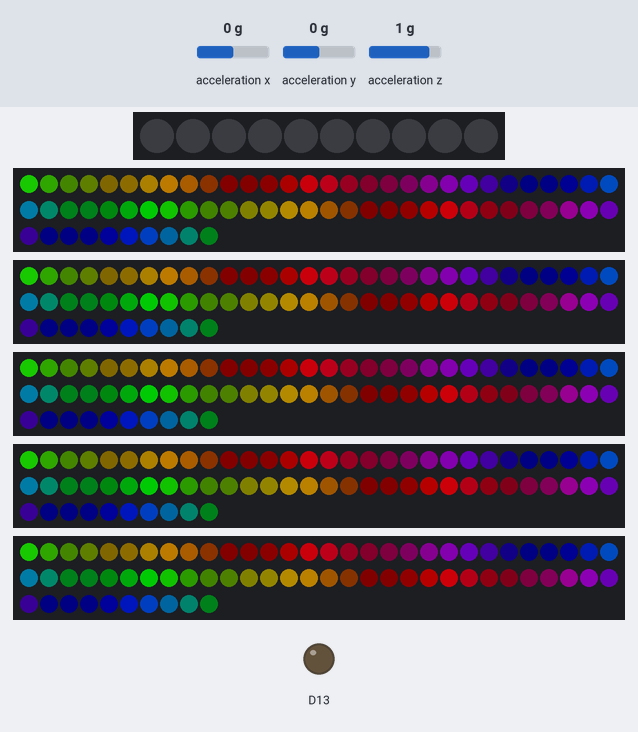
Recording of a sketch running on a simulated Adafruit Circuit Playground Express. Shown: 10 RGB LEDs in strip order, left to right, 5 × 70 RGB LEDs in strip order, left to right, continuing on the next row, output pins drawn as LEDs (lit = HIGH). The test bench sets the inputs (shaded band); at power-on: acceleration x 0 g, acceleration z 1 g, acceleration y 0 g. Dim RGB values are drawn brighter than linear; random numbers use the default seed unless the sketch sets one; what the sketch prints to the serial monitor is not drawn.

Above: at 4.2 s.
4.3 s: acceleration x set to -1.4 g
At 5.28 s:
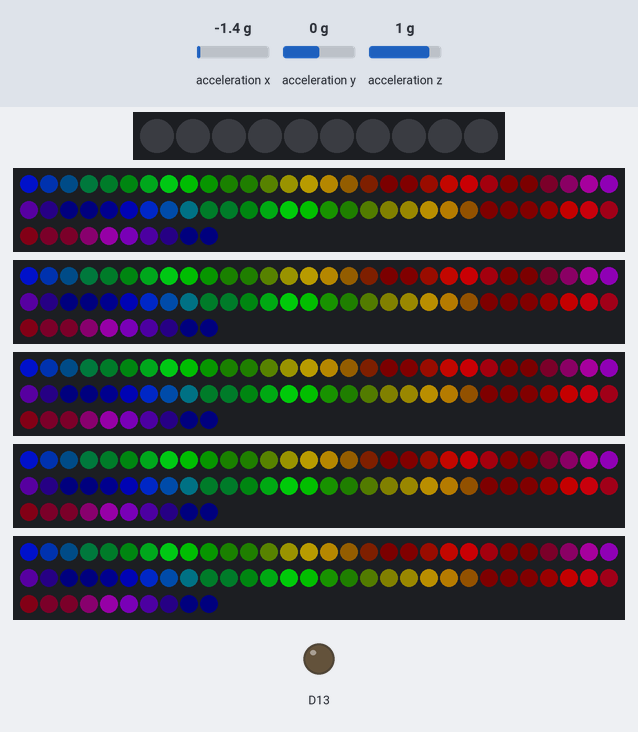
7.3 s: acceleration z set to -1.4 g
At 8.02 s:
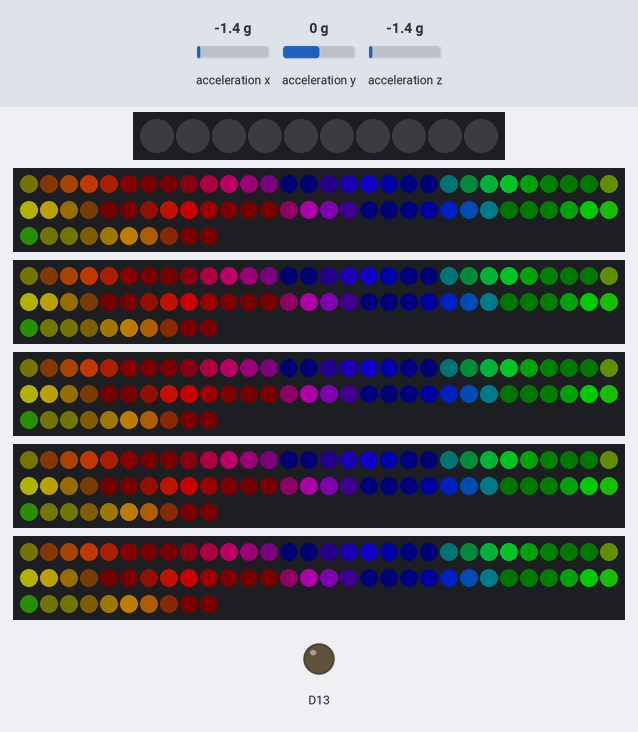
13.3 s: acceleration y set to -1.4 g
At 13.48 s:
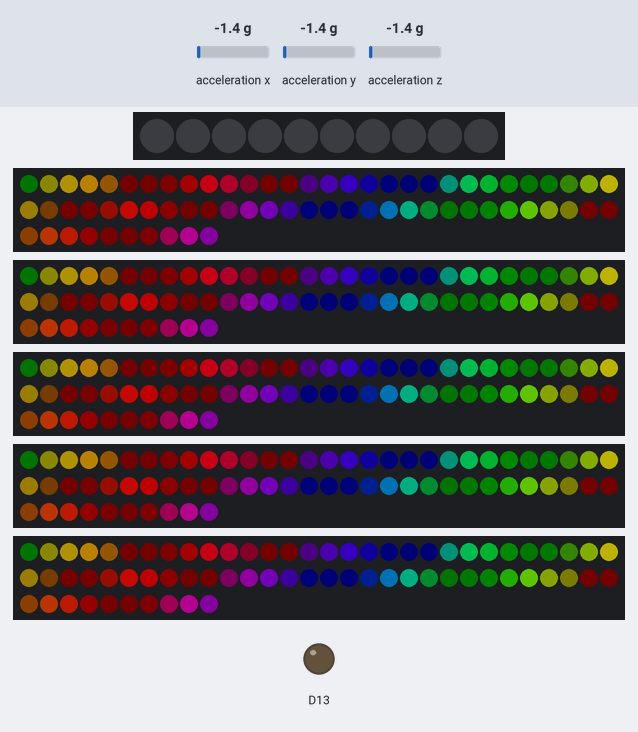
16.3 s: acceleration z set to -0.8 g
At 16.52 s:
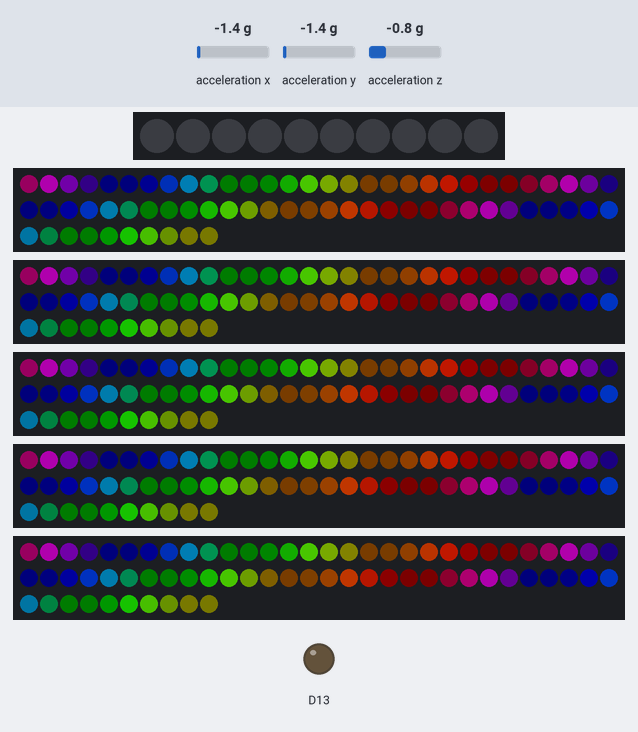

The sketch:

body.ino
```cpp
#include <Adafruit_Circuit_Playground.h>
#include <FastLED.h>
#include <SPI.h>

//FASTLED_USING_NAMESPACE

// Identifying data pins

#define LED_TYPE    NEOPIXEL
#define COLOR_ORDER GRB
//#define NUM_STRIPS  5
#define NUM_LEDS_PER_STRIP    70
#define NUM_LEDS    NUM_LEDS_PER_STRIP
//CRGB ledsA1[NUM_LEDS_PER_STRIP];
//CRGB ledsA2[NUM_LEDS_PER_STRIP];
//CRGB ledsA3[NUM_LEDS_PER_STRIP];
//CRGB ledsA4[NUM_LEDS_PER_STRIP];
//CRGB ledsA5[NUM_LEDS_PER_STRIP];

CRGB leds[NUM_LEDS_PER_STRIP];

#define BRIGHTNESS          120
#define FRAMES_PER_SECOND  60

float X, Y, Z;
#define MOVE_THRESHOLD 4
int stopDetected = 0;
#define IDLE_TIMER  1000
#define SLEEP_TIMER 9999

int startingBrightness = BRIGHTNESS;
int fadeAmount = 5;

bool sleepingStatus = false;

void setup() {
  //FastLED.addLeds<NEOPIXEL, A1>(ledsA1, NUM_LEDS_PER_STRIP);
  //FastLED.addLeds<NEOPIXEL, A2>(ledsA2, NUM_LEDS_PER_STRIP);
  //FastLED.addLeds<NEOPIXEL, A3>(ledsA3, NUM_LEDS_PER_STRIP);
  //FastLED.addLeds<NEOPIXEL, A4>(ledsA4, NUM_LEDS_PER_STRIP);
  //FastLED.addLeds<NEOPIXEL, A5>(ledsA5, NUM_LEDS_PER_STRIP);

  Serial.begin(9600);

  CircuitPlayground.begin();


  Serial.println("Initializing LED objects...");
  FastLED.addLeds<NEOPIXEL, A1>(leds, NUM_LEDS_PER_STRIP).setDither(BRIGHTNESS < 255);
  FastLED.addLeds<NEOPIXEL, A2>(leds, NUM_LEDS_PER_STRIP).setDither(BRIGHTNESS < 255);
  FastLED.addLeds<NEOPIXEL, A3>(leds, NUM_LEDS_PER_STRIP).setDither(BRIGHTNESS < 255);
  FastLED.addLeds<NEOPIXEL, A4>(leds, NUM_LEDS_PER_STRIP).setDither(BRIGHTNESS < 255);
  FastLED.addLeds<NEOPIXEL, A5>(leds, NUM_LEDS_PER_STRIP).setDither(BRIGHTNESS < 255);

  delay(3000); // 3 second delay for recovery
  Serial.println("Done.");

  Serial.print("Setting master brightness to ");
  Serial.println(BRIGHTNESS);
  // set master brightness control
  FastLED.setBrightness(BRIGHTNESS);
}

void loop() {
  checkMotion();
  if ( stopDetected < IDLE_TIMER-1) {
    sleepingStatus = false;
    pride();
    FastLED.show();
  }
  else {
    if (sleepingStatus) {
      delay(1000);
    }
    else{
      sleepyTime();
    }
  }
}

void idleVibes() {

}

void sleepyTime() {
  Serial.println("Fading out");

  for (int i = 0; i < 500; i++) {
    fadeToBlackBy(leds, NUM_LEDS, 3);
    FastLED.show();
  }

  sleepingStatus = true;

  //startingBrightness = startingBrightness - fadeAmount;
}

// This function draws rainbows with an ever-changing,
// widely-varying set of parameters.
void pride()
{
    static uint16_t sPseudotime = 0;
    static uint16_t sLastMillis = 0;
    static uint16_t sHue16 = 0;

    uint8_t sat8 = beatsin88( 87, 220, 250);
    uint8_t brightdepth = beatsin88( 341, 96, 224);
    uint16_t brightnessthetainc16 = beatsin88( 203, (25 * 256), (40 * 256));
    uint8_t msmultiplier = beatsin88(147, 23, 60);

    uint16_t hue16 = sHue16;//gHue * 256;
    uint16_t hueinc16 = beatsin88(113, 1, 3000);

    uint16_t ms = millis();
    uint16_t deltams = ms - sLastMillis ;
    sLastMillis  = ms;
    sPseudotime += deltams * msmultiplier;
    sHue16 += deltams * beatsin88( 400, 5,9);
    uint16_t brightnesstheta16 = sPseudotime;

    for( uint16_t i = 0 ; i < NUM_LEDS; i++) {
      hue16 += hueinc16;
      uint8_t hue8 = hue16 / 256;

      brightnesstheta16  += brightnessthetainc16;
      uint16_t b16 = sin16( brightnesstheta16  ) + 32768;

      uint16_t bri16 = (uint32_t)((uint32_t)b16 * (uint32_t)b16) / 65536;
      uint8_t bri8 = (uint32_t)(((uint32_t)bri16) * brightdepth) / 65536;
      bri8 += (255 - brightdepth);

      CRGB newcolor = CHSV( hue8, sat8, bri8);

      uint16_t pixelnumber = i;
      pixelnumber = (NUM_LEDS-1) - pixelnumber;

      nblend( leds[pixelnumber], newcolor, 64);
    }
    //Serial.print("Calling check motion...");
    //checkMotion();
}

// This function adds glitter by sparkling random LEDs
void addGlitter( fract8 chanceOfGlitter)
{
  if( random8() < chanceOfGlitter) {
    leds[ random16(NUM_LEDS) ] += CRGB::White;
  }
}

// This function will detect motion
void checkMotion() {

Serial.print("Checking motion...");

  //CircuitPlayground.clearPixels();
  X = CircuitPlayground.motionX();
  Y = CircuitPlayground.motionY();
  Z = CircuitPlayground.motionZ();

   // Get the magnitude (length) of the 3 axis vector
  // http://en.wikipedia.org/wiki/Euclidean_vector#Length
  double storedVector = X*X;
  storedVector += Y*Y;
  storedVector += Z*Z;
  storedVector = sqrt(storedVector);
  Serial.print("Len: "); Serial.println(storedVector);

  // wait a bit
  //delay(100);

  // get new data!
  X = CircuitPlayground.motionX();
  Y = CircuitPlayground.motionY();
  Z = CircuitPlayground.motionZ();
  double newVector = X*X;
  newVector += Y*Y;
  newVector += Z*Z;
  newVector = sqrt(newVector);
  Serial.print("New Len: "); Serial.println(newVector);

  // are we moving
  if (abs(10*newVector - 10*storedVector) > MOVE_THRESHOLD) {
    Serial.println("Moving!");
    stopDetected = 0;
  }
  else {
    if ( stopDetected > IDLE_TIMER-1 ) {
      //delay(500);
      return;
    }
    else {
      stopDetected++;
      Serial.print("Stopped. Stop counter updating to ");
      Serial.print(stopDetected);
    }
  }
}
```
